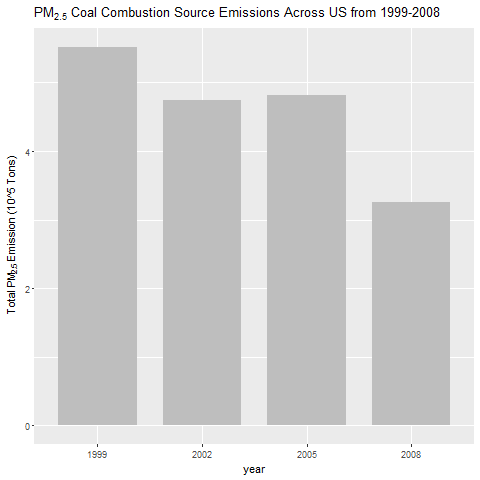

Write R code to recreate this figure.
names(SCC)<-gsub("\\.","", names(SCC))
SCCcombustion<-grepl(pattern = "comb", SCC$SCCLevelOne, ignore.case = TRUE)
SCCCoal<-grepl(pattern = "coal", SCC$SCCLevelFour, ignore.case = TRUE)

## extracting the SCC in 
SCCCoalCombustionSCC<-SCC[SCCcombustion & SCCCoal,]$SCC
NIECoalCombustionValues<-NEIdata[NEIdata$SCC %in% SCCCoalCombustionSCC,]
NIECoalCombustionTotalEm<-aggregate(Emissions~year, NIECoalCombustionValues, sum)
g<-ggplot(aes(year, Emissions/10^5), data=NIECoalCombustionTotalEm)
g+geom_bar(stat="identity",fill="grey",width=0.75) +
  guides(fill=FALSE) +
  labs(x="year", y=expression("Total PM"[2.5]*" Emission (10^5 Tons)")) + 
  labs(title=expression("PM"[2.5]*" Coal Combustion Source Emissions Across US from 1999-2008"))
dev.copy(png,"plot4.png", width=480, height=480)
dev.off()

